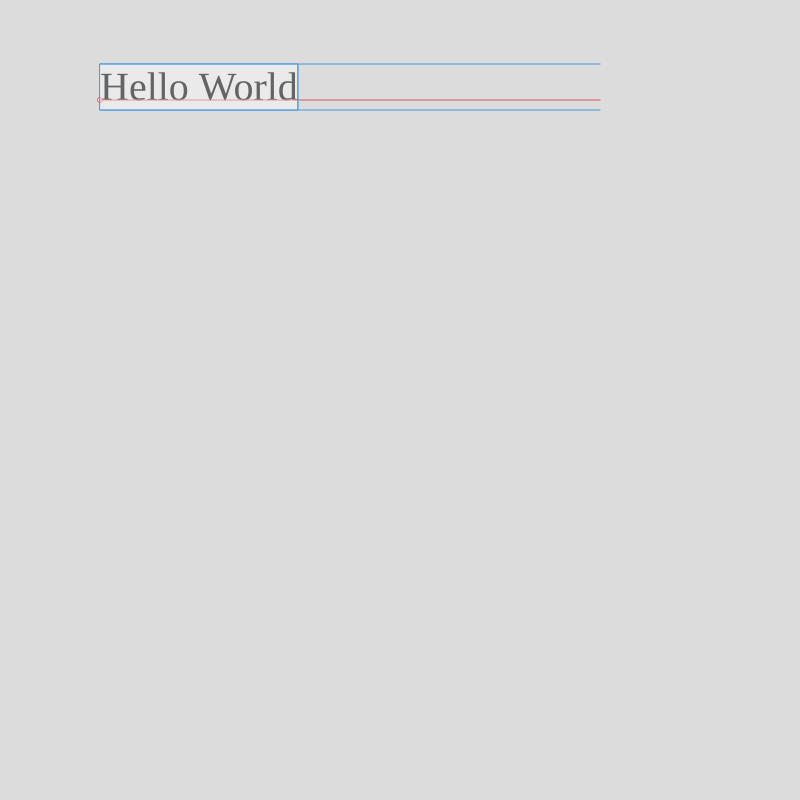
Frame 1 (no input)
Frame 60 (no input): identical to frame 1, image omitted
Frame 120 (the mouse pressed at the canvas centre since frame 60): identical to frame 1, image omitted

The p5.js sketch that drew this single still picture (run headless with seeded random() and noise() and a simulated clock; from frame 60 on, the mouse is pressed at the canvas centre):

// p5.js sketch
// ── sketch.js
let fontSize = 40;
let myText = "This is some Text";

function setup() {
  createCanvas(800, 800);
  textFont("Baskerville");
}

function draw() {
  background(220);
  textSize(fontSize);

  push();
  translate(100, 100);
  textSize(fontSize);
  textAlign(LEFT, BASELINE);
  text("Hello World", 0, 0);

  stroke("#d85555ff");
  ellipse(0, 0, 5); // Ankerpunkt vom Textfeld
  line(0, 0, 500, 0); // baseline

  let asc = textAscent();
  stroke("#4597deff");
  line(0, 0 - asc, 500, 0 - asc); // obere Linie

  let desc = textDescent();
  line(0, 0 + desc, 500, 0 + desc); // untere Linie
  let w = textWidth("Hello World");
  line(0 + w, 0 - asc, 0 + w, 0 + desc);

  fill(255, 100);
  rect(0, -asc, w, asc + desc);
  pop();
}
